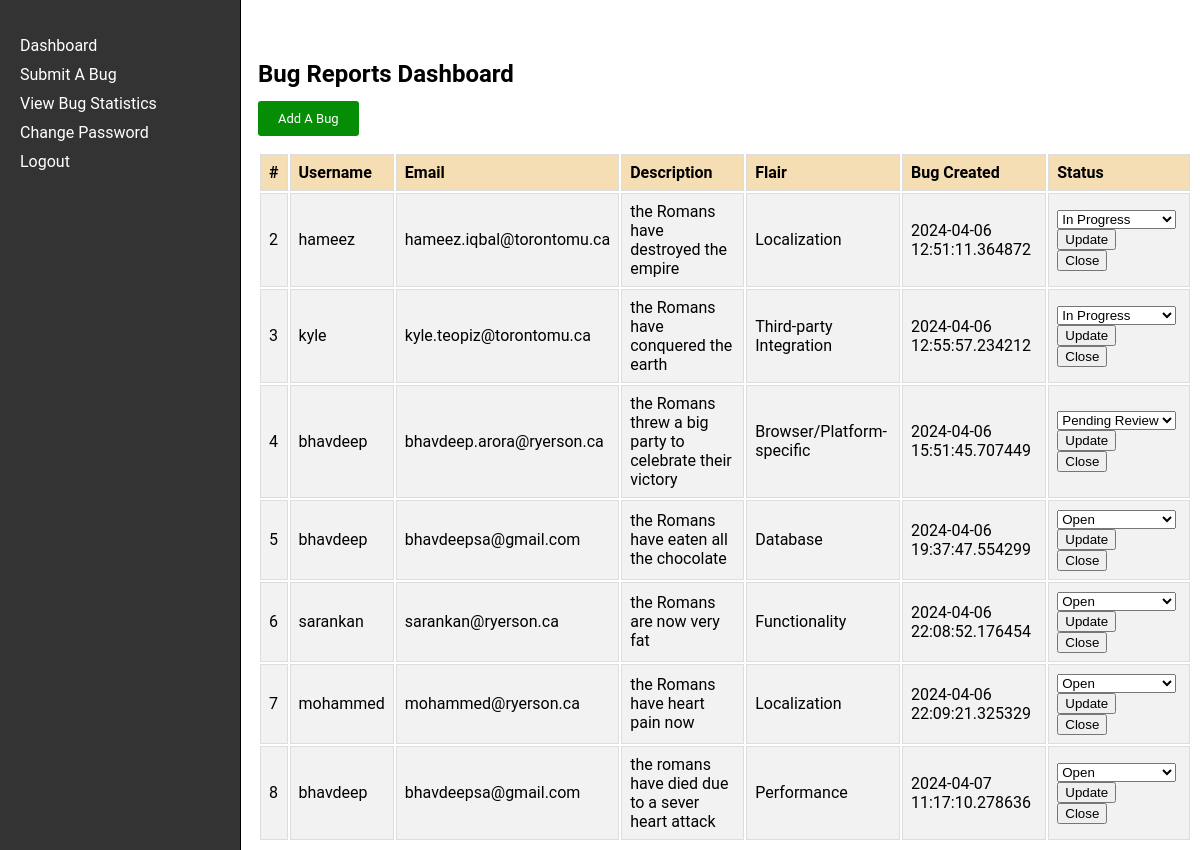
Page /dashboard on the earlier database version.
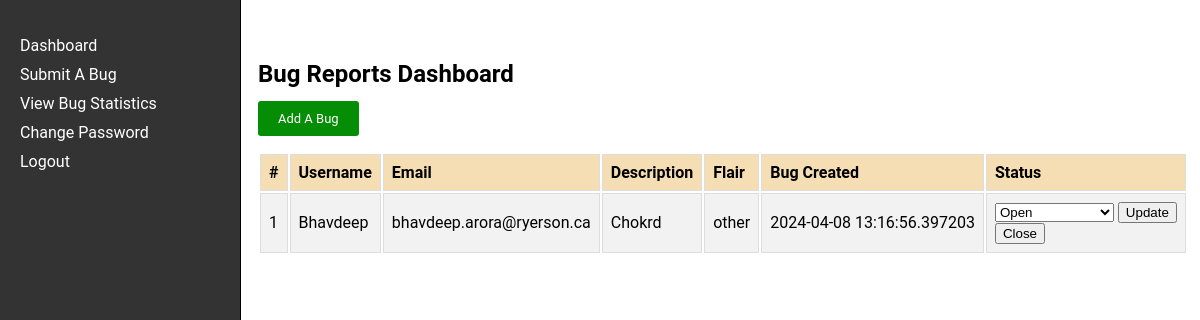
Same page on the later database version.
### app.py (models this page shows)
class Bug(db.Model, UserMixin):
    id = db.Column(db.Integer, primary_key=True)
    username = db.Column(db.String(20), nullable=False)
    email = db.Column(db.String(50), nullable=False)
    bug_description = db.Column(db.String(800), nullable=False)
    bug_flair = db.Column(db.String(20), nullable=True)
    bug_status = db.Column(db.String(20), nullable=True)
    timestamp = db.Column(db.DateTime, nullable=False, default=datetime.now)

### app.py (the view)
@app.route('/dashboard', methods=['GET', 'POST'])
def dashboard():
    bug_reports = Bug.query.all()
    return render_template('dashboard.html', bug_reports=bug_reports)

### templates/dashboard.html (shortened to what this page needs)
<!DOCTYPE html>
<html lang="en">
<head>
    <link rel="stylesheet" href="../static/dashboard.css">
</head>
<body>
    <div class="navbar">
        <ul>
            <li><a href="{{ url_for('dashboard') }}">Dashboard</a></li>
            <li><a href="{{ url_for('submit_bug') }}">Submit A Bug</a></li>
            <li><a href="{{ url_for('bug_graphs') }}">View Bug Statistics</a></li>
            <li><a href="{{ url_for('change_password')}}">Change Password</a></li>
            <li><a href="{{ url_for('logout') }}">Logout</a></li>
        </ul>
    </div>
    <div class="table">
        <h2>Bug Reports Dashboard</h2>
        <a href="{{ url_for('submit_bug') }}" class="add-a-bug">Add A Bug</a>
        <table class="bug-report-table">
            <tr>
                <th>#</th>
                <th>Username</th>
                <th>Email</th>
                <th>Description</th>
                <th>Flair</th>
                <th>Bug Created</th>
                <th>Status</th>
            </tr>
            {% for bug in bug_reports %}
            <tr>
                <td>{{ bug.id }}</td>
                <td>{{ bug.username }}</td>
                <td>{{ bug.email }}</td>
                <td>{{ bug.bug_description }}</td>
                <td>{{ bug.bug_flair }}</td>
                <td>{{ bug.timestamp }}</td>
                <td>
                    <form method="POST" action="{{ url_for('update_bug_status', bug_id=bug.id) }}">
                        <select name="bug_status">
                            <option value="Open" {% if bug.bug_status == 'Open' %} selected {% endif %}>Open</option>
                            <option value="In Progress" {% if bug.bug_status == 'In Progress' %} selected {% endif %}>In Progress</option>
                            <option value="Pending Review" {% if bug.bug_status == 'Pending Review' %} selected {% endif %}>Pending Review</option>
                        </select>
                        <input type="submit" value="Update">
                    </form>
                    <form method="POST" action="{{ url_for('close_bug', bug_id=bug.id) }}">
                        <input type="submit" value="Close">
                    </form>
                </td>
            </tr>
            {% endfor %}
        </table>
    </div>
</body>
</html>

### static/dashboard.css (style rules this page uses)
body { font-family: "Roboto", sans-serif; }
.navbar { width: 200px; height: 100%; position: fixed; top: 0; left: 0; background-color: #333; padding: 20px; color: white; border-right: 1px solid black; }
.navbar ul { list-style-type: none; padding: 0; }
.navbar li { margin-bottom: 10px; }
.navbar li a { color: white; text-decoration: none; }
.table { margin-left: 250px; width: calc(100% - 250px); margin-top: 60px; border-collapse: collapse; }
.table th, .table td { border: 1px solid #ddd; padding: 8px; }
.table th { background-color: wheat; text-align: left; }
.table tr:nth-child(even) { background-color: #f2f2f2; }
.table tr { background-color: #f2f2f2; }
.add-a-bug { background-color: rgb(5, 142, 5); color: #fff; border: none; border-radius: 3px; padding: 10px 20px; cursor: pointer; text-decoration: none; font-size: small; }
.bug-report-table { margin-top: 25px; }

Differences in the rows shown:
removed Bug: id "2", username "hameez", email "hameez.iqbal@torontomu.ca", bug_description "the Romans have destroyed the empire", bug_flair "Localization", timestamp "2024-04-06 12:51:11.364872", bug_status "In Progress"
removed Bug: id "3", username "kyle", email "kyle.teopiz@torontomu.ca", bug_description "the Romans have conquered the earth", bug_flair "Third-party Integration", timestamp "2024-04-06 12:55:57.234212", bug_status "In Progress"
removed Bug: id "4", username "bhavdeep", email "bhavdeep.arora@ryerson.ca", bug_description "the Romans threw a big party to celebrate their victory", bug_flair "Browser/Platform-specific", timestamp "2024-04-06 15:51:45.707449", bug_status "Pending Review"
removed Bug: id "5", username "bhavdeep", email "bhavdeepsa@gmail.com", bug_description "the Romans have eaten all the chocolate", bug_flair "Database", timestamp "2024-04-06 19:37:47.554299", bug_status "Open"
removed Bug: id "6", username "sarankan", email "sarankan@ryerson.ca", bug_description "the Romans are now very fat", bug_flair "Functionality", timestamp "2024-04-06 22:08:52.176454", bug_status "Open"
removed Bug: id "7", username "mohammed", email "mohammed@ryerson.ca", bug_description "the Romans have heart pain now", bug_flair "Localization", timestamp "2024-04-06 22:09:21.325329", bug_status "Open"
removed Bug: id "8", username "bhavdeep", email "bhavdeepsa@gmail.com", bug_description "the romans have died due to a sever heart attack", bug_flair "Performance", timestamp "2024-04-07 11:17:10.278636", bug_status "Open"
added Bug: id "1", username "Bhavdeep", email "bhavdeep.arora@ryerson.ca", bug_description "Chokrd", bug_flair "other", timestamp "2024-04-08 13:16:56.397203", bug_status "Open"
